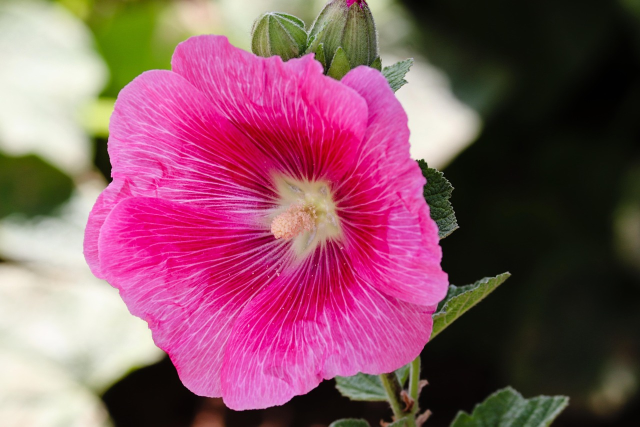
#> input picture flower.jpg, 1280 x 853 px, given in place of the camera (shown at 1/2 size)
$ python CW_less10_2.py
#> lines starting #> are read from the running program, lines starting #| are printed output that depends on the picture; after the words box and inside, x2 and y2 are one past the last pixel; in counts of white or black regions, pixels touching at a corner belong together
#Створення нейронки, яка буде розпізнавати кольори та фігури
import cv2
import numpy as np
from sklearn.model_selection import train_test_split
from sklearn.neighbors import KNeighborsClassifier


#####2 - формуємо набори даних
X = [] #список ознак
y = [] #список міток, правильні відповіді, які ми йому задамо. Пояснюємо - це ця фігура, то й то колір

colors = {
    "red": (0, 0, 255),
    "green": (0, 255, 0),
    "blue": (255, 0, 0),
    "yellow": (0, 255, 255),
    "cyan": (255, 255, 0)
}

for color_name, bgr in colors.items():
    for i in range(20):
        noise = np.random.randint(-20, 20, 3)
        sample = np.clip(np.array(bgr) + noise, 0, 255)
        X.append(sample)
        y.append(color_name)


#####3 - розділяємо дані за наступною пропорцією 70%-для навчання, 30%-для перевірки
X_train, X_test, y_train, y_test = train_test_split(X, y, test_size = 0.3, stratify = y)#Збереження однакової пропорції між тренуванням та навчанням)#x-train - ознаки для навчання, x-test - ознаки для перевірки


#####4 - навчаємо саму модель (from sklearn.neighbors import KNeighborsClassifier)
#Вчиться порівнювати об`єкти за лівим кутом і обирає певні ознаки, за якими буде розпізнаватися фігура і колір
model = KNeighborsClassifier(n_neighbors=3) #ставимо непарні числа 4 (2, 2) 6 (3,3) 50%
model.fit(X_train, y_train)

cap = cv2.VideoCapture(0)
while True:
    ret, frame = cap.read()
#> frame is the input picture: shape (853, 1280, 3); mean B, G, R 101.2, 84, 137.6
    if not(ret):
        break

    frame = cv2.flip(frame, 1)
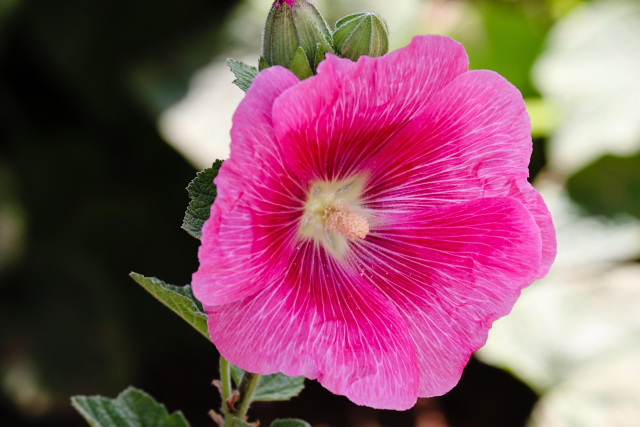
#> frame: shape (853, 1280, 3) (shown at 1/2 size); mean B, G, R 101.2, 84, 137.6
    hsv = cv2.cvtColor(frame, cv2.COLOR_BGR2HSV)
#> hsv: shape (853, 1280, 3); mean H, S, V 79.1, 128.3, 140.5

    mask = cv2.inRange(hsv,(20, 50, 50), (255, 255, 255))
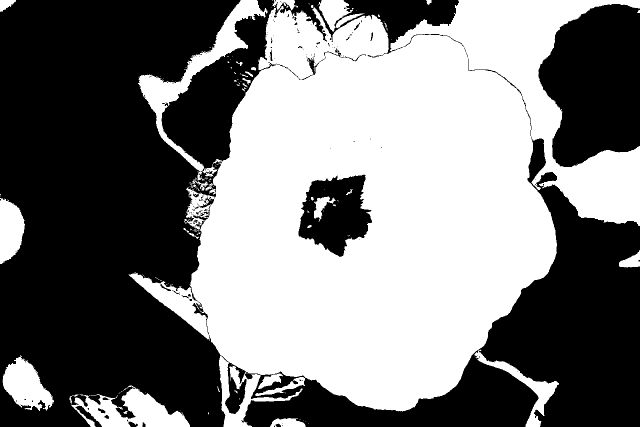
#> mask: shape (853, 1280) (shown at 1/2 size); 48.4% white; 159 white regions (124 under 20 px), largest, box (x1, y1, x2, y2) and area: (257, 0, 1280, 853) 494615, (143, 771, 380, 853) 9502, (5, 710, 108, 822) 6376
    #Морфологія
    mask = cv2.morphologyEx(mask, cv2.MORPH_OPEN, np.ones((5, 5), np.uint8))
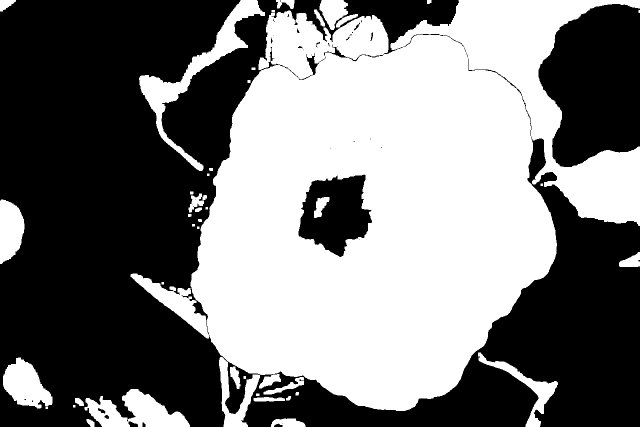
#> mask: shape (853, 1280) (shown at 1/2 size); 47.8% white; 45 white regions (1 under 20 px), largest, box (x1, y1, x2, y2) and area: (261, 0, 1280, 822) 471636, (278, 0, 530, 342) 12661, (169, 778, 380, 853) 8585
    mask = cv2.morphologyEx(mask, cv2.MORPH_CLOSE, np.ones((5, 5), np.uint8))
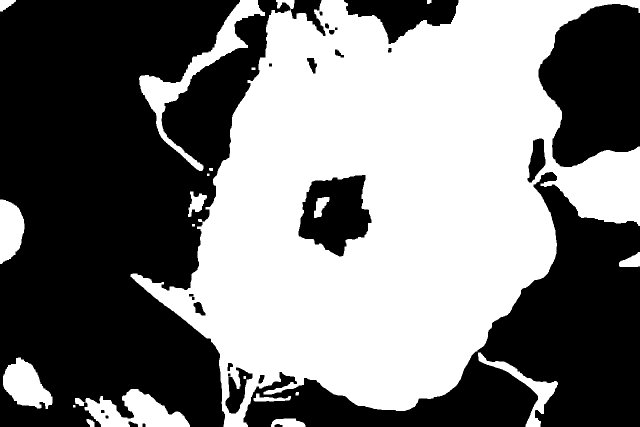
#> mask: shape (853, 1280) (shown at 1/2 size); 48.2% white; 21 white regions

    contours, _ = cv2.findContours(mask, cv2.RETR_EXTERNAL, cv2.CHAIN_APPROX_SIMPLE)
#> contours = 19 contours, 2 with area under 20; largest, box (x1, y1, x2, y2) and area: (261, 0, 1280, 853) 504024, (278, 0, 530, 342) 12151, (150, 778, 380, 853) 8652, (6, 715, 105, 818) 5990, (0, 399, 49, 528) 4617
    for cnt in contours:
        area = cv2.contourArea(cnt)
        if area > 1000:
            x, y, w, h = cv2.boundingRect(cnt)
            roi = frame[y:y+h, x:x+w]

            mean_color = cv2.mean(roi)[:3]
            mean_color = np.array(mean_color).reshape((1, -1))


            label = model.predict(mean_color)[0]
            cv2.rectangle(frame, (x, y), (x + w, y + h), (225, 255, 255), 2)
#> (the run stopped early here; a loop or call above may not have finished)
